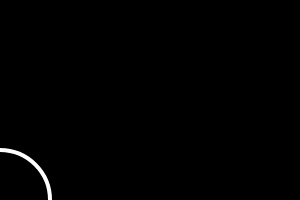
Frame 1 (no input)
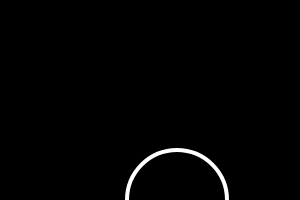
Frame 60 (no input)
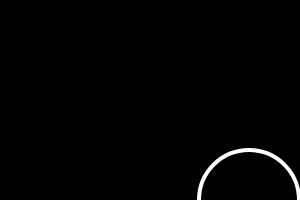
Frame 120 (the mouse pressed at the canvas centre since frame 60)

The p5.js sketch that drew these frames (run headless with seeded random() and noise() and a simulated clock; from frame 60 on, the mouse is pressed at the canvas centre):

// p5.js sketch
// ── sketch.js
// The Bouncing Ball
// Code! Programming with p5.js
// The Coding Train / Daniel Shiffman
// https://thecodingtrain.com/beginners/p5js/3.2-bouncing-ball.html
// https://youtu.be/LO3Awjn_gyU
// https://editor.p5js.org/codingtrain/sketches/Xm4cmQvU

// println() is no longer part of p5.js use console.log(). For more info: https://p5js.org/reference/#/console/log

let x = 0;
let speed = 3;
let dir = 1;

function setup() {
  createCanvas(300, 200);
}

function draw() {
  background(0);
  stroke(255);
  strokeWeight(4);
  noFill();
  ellipse(x, 200, 100, 100);
  if (x > width || x < 0) {
    dir = dir * -1;
  }
  x = x + speed*dir;
}
